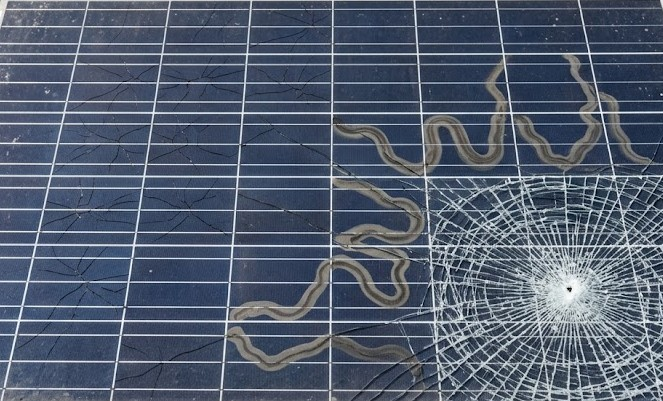
#> input picture classification/imgs/Image.jpg, 663 x 401 px; its folder holds only this picture in this run
$ python -i RGB_Damage_area.py   (imports and definitions only)   (older library calls are emulated)
#> lines starting #> are read from the running program, lines starting #| are printed output that depends on the picture; after the words box and inside, x2 and y2 are one past the last pixel; in counts of white or black regions, pixels touching at a corner belong together
"""
Solar Panel Damage Detection — Classical CV
Supports: GlassBreak | HardShading | SnailTrails_Microcracks

Usage:
    result = analyze_rgb_damage("image.jpg", "GlassBreak")
    result = analyze_rgb_damage(img_array,  "HardShading")
    result = analyze_rgb_damage("image.jpg", "SnailTrails_Microcracks")
"""

import cv2
import numpy as np
from dataclasses import dataclass, field
from typing import Optional, Tuple, List
import os
from modules.backsheet import BacksheetDamage

# ══════════════════════════════════════════════
# Standard result format — same for ALL classes
# ══════════════════════════════════════════════
@dataclass
class DamageResult:
    class_name: str
    detected: bool
    confidence: float             # 0.0 – 1.0
    damage_percentage: float      # % of panel area affected
    damage_mask: Optional[np.ndarray] = None   # binary mask (H×W uint8)
    contours: list = field(default_factory=list)
    metadata: dict = field(default_factory=dict)
    annotated_image: Optional[np.ndarray] = None


# ══════════════════════════════════════════════════════════════════
#  CLASS 1: GLASS BREAK
#  Visual pattern: spider-web / radial cracks from impact point
#  Detection:  bright pixel mask + local variance → impact point
# ══════════════════════════════════════════════════════════════════

# [212 lines left out: functions _gb_preprocess, _gb_crack_masks, _gb_refine, _gb_impact_point, _gb_contours, _gb_confidence and 7 more, not called in this run]


# ══════════════════════════════════════════════════════════════════
#  CLASS 3: SNAIL TRAILS / MICROCRACKS  (v2 — tight boundary edition)
#
#  Visual signatures detected:
#    • Microcrack    → thin bright/white diagonal crack line on dark panel
#    • Snail trail   → brownish discoloration tracing cell boundaries
#
#  Pipeline (per function):
#    _mc_enhance()       — CLAHE + background subtraction → diff image
#    _mc_diagonal_mask() — Hough lines, keep ONLY diagonal angles,
#                          intersect with bright-diff pixels
#    _mc_crack_contours()— grow mask → find contours → filter by
#                          min-area + elongation ratio
#    _mc_confidence()    — score based on crack count + damage %
#    _mc_annotate()      — tight red contour + cyan rotated bounding rect
#                          drawn per crack region (no full-image lines)
#
#  Pipeline position:  RGB_Damage_area.py → CLASS_REGISTRY
#  Inputs:  BGR np.ndarray (single cropped panel image)
#  Outputs: DamageResult
#    .detected            bool
#    .confidence          float 0–1
#    .damage_percentage   float %  (crack pixels / total panel pixels)
#    .damage_mask         uint8 binary mask  (255 = crack pixel)
#    .contours            list of crack contours (tight boundary per crack)
#    .annotated_image     BGR with contours + rotated bounding rects drawn
#    .metadata:
#        crack_count      int   number of valid crack regions
#        crack_segments   list[(x1,y1,x2,y2)]  Hough line segments kept
#        elongation_list  list[float]  per-crack elongation ratio
#        bounding_rects   list[(cx,cy,w,h,angle)]  rotated bounding rects
#
#  Future integration:
#    • Severity module reads .damage_percentage + .confidence
#    • YOLO fusion: replace _mc_crack_contours() with YOLO masks when available
#    • Cell-level analysis: run per panel-crop from panel_cell_detection.py
# ══════════════════════════════════════════════════════════════════

# ── Tuneable constants (adjust per deployment / panel type) ───────
_MC_CLAHE_CLIP      = 4.0    # CLAHE clip limit — higher = more local contrast
_MC_CLAHE_TILE      = (8, 8) # CLAHE tile grid
_MC_BG_BLUR_K       = 21     # Gaussian kernel for background estimation
_MC_DIFF_PERCENTILE = 85     # Threshold: keep brightest N% of diff pixels
_MC_HOUGH_THRESH    = 8      # Hough accumulator threshold (lower = more lines)
_MC_HOUGH_GAP       = 8      # Max gap (px) to join Hough line segments
_MC_H_ANGLE         = 15     # Degrees — angles < this are "horizontal" (grid)
_MC_V_ANGLE_LO      = 75     # Degrees — angles between LO–HI are "vertical"
_MC_V_ANGLE_HI      = 105
_MC_LINE_DILATE_K   = 5      # Kernel to broaden Hough lines before AND
_MC_LINE_DILATE_I   = 2      # Dilation iterations for Hough line broadening
_MC_GROW_K          = 3      # Kernel to grow crack pixels into tight regions
_MC_GROW_I          = 3      # Growth iterations
_MC_MIN_AREA_FRAC   = 0.0008 # Min crack contour area as fraction of panel
_MC_MIN_ELONGATION  = 2    # Min elongation ratio (max/min side of rotated rect)


# [188 lines left out: functions _mc_enhance, _mc_diagonal_mask, _mc_crack_contours, _mc_confidence, _mc_annotate, not called in this run]
from skimage.filters import frangi

# [418 lines left out: functions detect_snail_trails_microcracks, _ss_soiling_mask, _ss_pattern, _ss_confidence, _ss_annotate, detect_soft_shading and 3 more, not called in this run]

# ══════════════════════════════════════════════════════════════════
#  UNIVERSAL ENTRY POINT
#  analyze_rgb_damage(image_input, class_name) → DamageResult
# ══════════════════════════════════════════════════════════════════

CLASS_REGISTRY = {
    "GlassBreak":                                       detect_glass_break,
    "HardShading":                                      detect_hard_shading,
    "SnailTrails_Microcracks":                          detect_snail_trails_microcracks,
    "SoftShading_Soiling":                              detect_soft_shading,
    "BacksheetDamage":                                  detect_backsheet_damage,

    # "Corrosion_Discoloration_Delamination":           detect_corrosion,
    # "HotSpots":           detect_hotspots,
    # "BypassDiode":        detect_bypass_diode,
    # "InverterBattery":    detect_inverter_battery,
}

# Circular Import Fix
from modules import client_algorithms

# def analyze_rgb_damage(image_input, class_name: str) -> DamageResult:
# [60 lines left out: function analyze_rgb_damage, not called in this run]

# ══════════════════════════════════════════════════════════════════
#  CLASS 4: SOFT SHADING / SOILING
#  Visual patterns:
#    • Brown dust patches  (img1) → S medium, H brownish
#    • Gray uniform soiling (img2) → S very low, full panel
#    • Bottom-heavy dust   (img3) → gravity settled, bot > top
#  Detection:
#    Gray signal (S<60) + Brown signal (H 8-38) + not-blue channel
#    → panel grid lines excluded via background subtraction
#    → spatial distribution → pattern classification
# ══════════════════════════════════════════════════════════════════

>>> import cv2
>>> picture = cv2.imread('../imgs/Image.jpg')
#> picture is the input picture: shape (401, 663, 3); mean B, G, R 111.1, 93.3, 82.3
>>> result = detect_glass_break(picture)
#> in _gb_preprocess, `lab = cv2.cvtColor(image, cv2.COLOR_BGR2LAB)`: lab: shape (401, 663, 3); mean of channels 0, 1, 2 98.6, 128.6, 116.2
#> in detect_glass_break, `_, enh = _gb_preprocess(image)`:
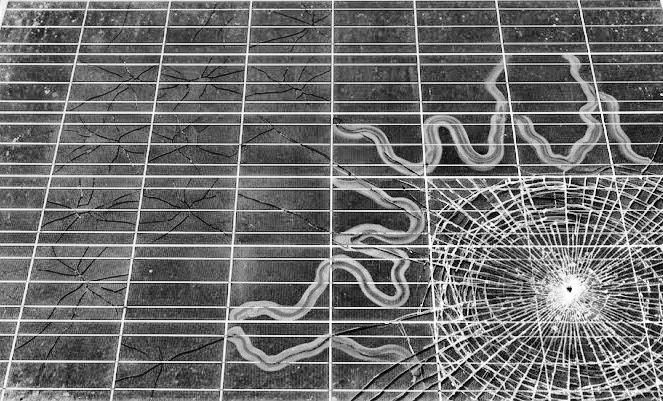
#> enh: shape (401, 663); min 0, max 255, mean 110.8
#> in _gb_crack_masks, `thresh = max(int(np.percentile(enhanced, 75)), 140)`: thresh = 147
#> in _gb_crack_masks, `_, bright = cv2.threshold(enhanced, thresh, 255, cv2.THRESH_BINARY)`:
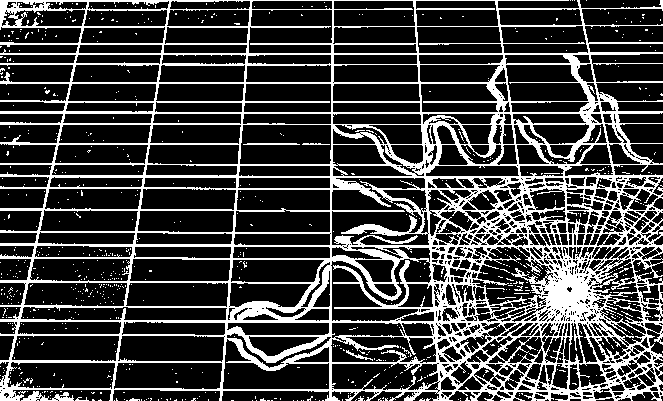
#> bright: shape (401, 663); 24.9% white; 802 white regions (792 under 20 px), largest, box (x1, y1, x2, y2) and area: (0, 0, 663, 401) 63773, (21, 391, 74, 401) 256, (243, 143, 300, 145) 107
#> in _gb_crack_masks, `_, var_mask = cv2.threshold(var_norm, 25, 255, cv2.THRESH_BINARY)`: var_mask: shape (401, 663); 21.2% white in thin lines or dots
#> in _gb_crack_masks, `combined = cv2.bitwise_or(bright, var_mask)`:
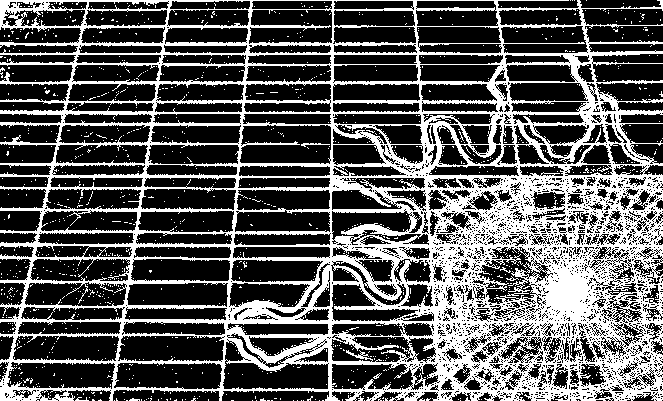
#> combined: shape (401, 663); 33.5% white; 1289 white regions (1282 under 20 px), largest, box (x1, y1, x2, y2) and area: (0, 0, 663, 401) 86527, (301, 143, 330, 147) 50, (75, 397, 89, 401) 25
#> in detect_glass_break, `comb, bright_ratio = _gb_crack_masks(enh)`: bright_ratio = 0.249
#> in _gb_refine, `closed  = cv2.morphologyEx(combined, cv2.MORPH_CLOSE, k_close, iterati..`: closed: shape (401, 663); 42.7% white; 333 white regions (330 under 20 px)
#> in _gb_impact_point, `blob   = cv2.GaussianBlur(region.astype(np.float32), (31, 31), 0)`:
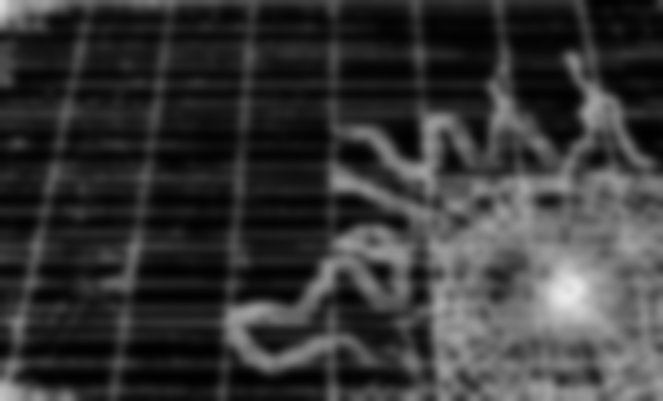
#> blob: shape (401, 663) float32; min 1.03, max 234.6, mean 54.9
#> in _gb_impact_point, `_, max_val, _, max_loc = cv2.minMaxLoc(blob)`: max_val = 234.6; max_loc = (566, 298)
#> in _gb_contours, `cnts, _ = cv2.findContours(mask, cv2.RETR_EXTERNAL, cv2.CHAIN_APPROX_S..`: cnts = 69 contours, 67 with area under 20; largest, box (x1, y1, x2, y2) and area: (0, 0, 663, 401) 242028, (9, 289, 17, 302) 22
#> the loop in _gb_contours, `for c in cnts:` made 69 passes
#> after the loop in _gb_contours, `for c in cnts:`: area = 242027.5; boxes = [(0, 0, 663, 401)]; valid = 1 contour; box (x1, y1, x2, y2) and area: (0, 0, 663, 401) 242028
#> in detect_glass_break, `cnts, boxes, dmg_pct = _gb_contours(refined, total)`: cnts has the same summary as valid in _gb_contours; boxes = [(0, 0, 663, 401)]; dmg_pct = 91.03
#> in _gb_confidence, `s += 0.25 if bright_ratio >= 0.15 else (0.12 if bright_ratio >= 0.05 e..`: s = 0.25
#> in _gb_confidence, `s += 0.35 if dmg_pct >= 30 else (0.20 if dmg_pct >= 5 else (0.08 if dm..`: s = 0.6
#> in _gb_confidence, `s += 0.20 if n_cnts >= 1 else 0.0`: s = 0.8
#> in _gb_confidence, `s += 0.20 if has_impact else 0.0`: s = 1
#> in detect_glass_break, `detected = conf >= 0.35`: detected = True
#> in _gb_annotate, `cv2.drawContours(overlay, contours, -1, (0, 0, 200), thickness=cv2.FIL..`:
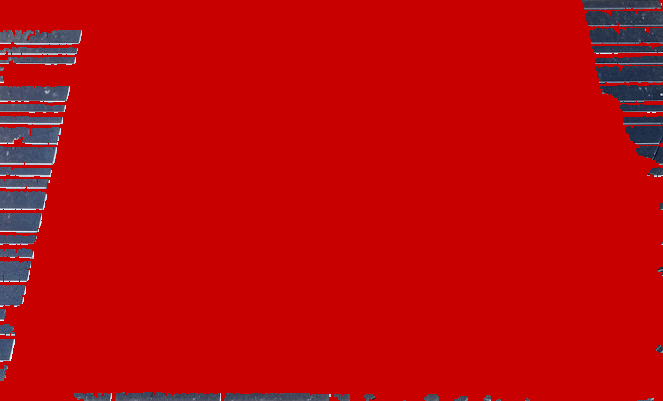
#> overlay: shape (401, 663, 3); mean B, G, R 8.5, 6.7, 190
#> in _gb_annotate, `cv2.drawContours(out, contours, -1, (0, 0, 255), 2)`: out: shape (401, 663, 3); mean B, G, R 80, 67, 116.5
#> the loop in _gb_annotate, `for (x, y, bw, bh) in boxes:` made 1 pass
#> after the loop in _gb_annotate, `for (x, y, bw, bh) in boxes:`:
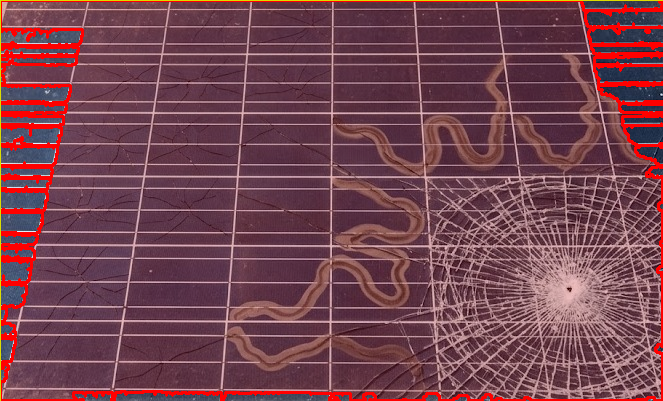
#> out: shape (401, 663, 3); mean B, G, R 79.9, 67.7, 116.6
#> in _gb_annotate, `cx, cy = impact`: cx = 566; cy = 298
#> in _gb_annotate, `cv2.circle(out, (cx, cy), 18, (255, 200, 0), 2)`:
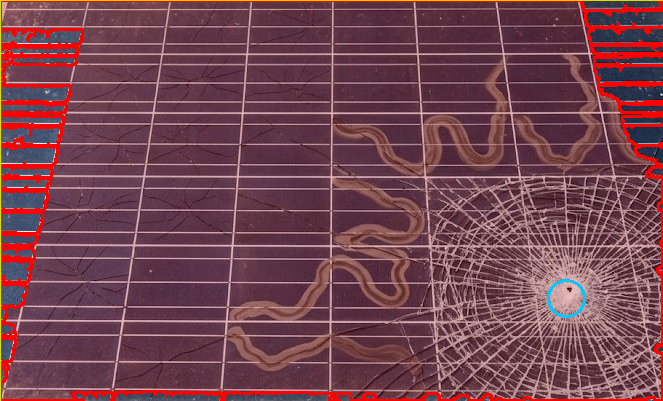
#> out: shape (401, 663, 3); 0.13% of pixels changed, all inside (x1, y1, x2, y2) = (547, 279, 586, 318)
#> in _gb_annotate, `cv2.circle(out, (cx, cy), 3,  (255, 200, 0), -1)`: out: shape (401, 663, 3); 0.01% of pixels changed, all inside (x1, y1, x2, y2) = (563, 295, 570, 302)

$ run again, on classification/imgs/BacksheetDamage(1).png
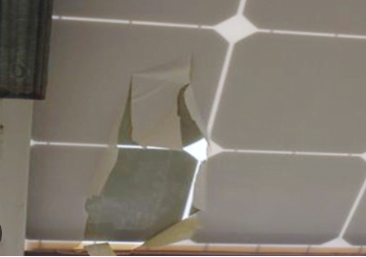
#> input picture classification/imgs/BacksheetDamage(1).png, 366 x 257 px
#> picture is the input picture: shape (257, 366, 3); mean B, G, R 111.3, 121.5, 128.5
#> lab: shape (257, 366, 3); mean of channels 0, 1, 2 130.5, 128.8, 134.7
#> thresh = 150
#> in _gb_crack_masks, `_, bright = cv2.threshold(enhanced, thresh, 255, cv2.THRESH_BINARY)`:
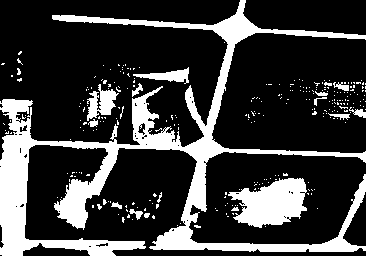
#> bright: shape (257, 366); 23.8% white; 280 white regions (262 under 20 px), largest, box (x1, y1, x2, y2) and area: (0, 0, 366, 257) 17427, (228, 178, 307, 228) 2548, (87, 84, 119, 121) 591
#> var_mask: shape (257, 366); 0.69% white in thin lines or dots
#> combined: shape (257, 366); 24% white; 287 white regions (269 under 20 px), largest, box (x1, y1, x2, y2) and area: (0, 0, 366, 257) 17593, (228, 178, 307, 228) 2548, (87, 84, 119, 121) 591
#> bright_ratio = 0.238
#> closed: shape (257, 366); 25.1% white; 112 white regions (101 under 20 px)
#> max_val = 227.9; max_loc = (201, 151)
#> in _gb_contours, `cnts, _ = cv2.findContours(mask, cv2.RETR_EXTERNAL, cv2.CHAIN_APPROX_S..`: cnts = 112 contours, 103 with area under 20; largest, box (x1, y1, x2, y2) and area: (0, 0, 366, 257) 16421, (226, 180, 317, 230) 2612, (85, 86, 123, 132) 786, (135, 69, 191, 89) 368, (314, 82, 366, 108) 360
#> the loop in _gb_contours, `for c in cnts:` made 112 passes
#> after the loop in _gb_contours, `for c in cnts:`: area = 20938; boxes = [(127, 207, 25, 15), (226, 180, 91, 50), (325, 101, 41, 21), (85, 86, 38, 46), (314, 82, 52, 26), (135, 69, 56, 20), (0, 0, 366, 257)]; valid = 7 contours; box (x1, y1, x2, y2) and area: (0, 0, 366, 257) 16421, (226, 180, 317, 230) 2612, (85, 86, 123, 132) 786, (135, 69, 191, 89) 368, (314, 82, 366, 108) 360, (325, 101, 366, 122) 294, (127, 207, 152, 222) 96
#> in detect_glass_break, `cnts, boxes, dmg_pct = _gb_contours(refined, total)`: cnts has the same summary as valid in _gb_contours; dmg_pct = 22.26
#> in _gb_confidence, `s += 0.25 if bright_ratio >= 0.15 else (0.12 if bright_ratio >= 0.05 e..`: s = 0.25
#> in _gb_confidence, `s += 0.35 if dmg_pct >= 30 else (0.20 if dmg_pct >= 5 else (0.08 if dm..`: s = 0.45
#> in _gb_confidence, `s += 0.20 if n_cnts >= 1 else 0.0`: s = 0.65
#> in _gb_confidence, `s += 0.20 if has_impact else 0.0`: s = 0.85
#> detected = True
#> the loop in _gb_annotate, `for (x, y, bw, bh) in boxes:` made 7 passes
#> cx = 201; cy = 151
#> in _gb_annotate, `cv2.circle(out, (cx, cy), 18, (255, 200, 0), 2)`:
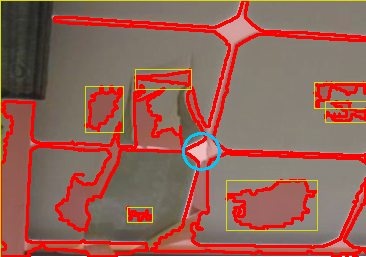
#> out: shape (257, 366, 3); mean B, G, R 86.7, 98.2, 147.4
